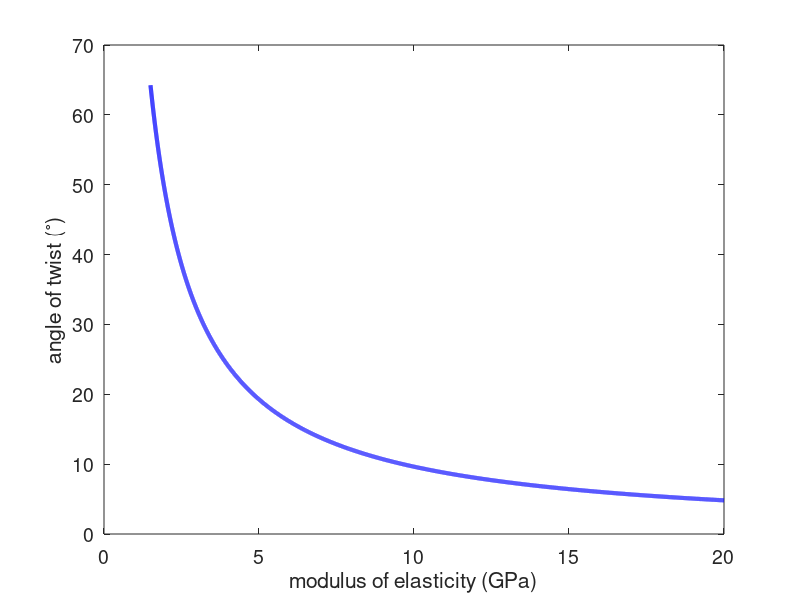

This figure's MATLAB source:
% Chris Kreienkamp - 901965168
% AME 50542: Manufacturing
% Project - 8 May 2020

clear
clc
clf


%% CALCULATIONS
tau = 10.5;
l = 0.14;
v = 0.43;
r = 0.005/2;
E = linspace(1.5,20,10000);
phi_rad = 2*tau*l*(1+v)./(E.*1000*r);
phi_deg = rad2deg(phi_rad);

%% PLOT
plot(E,phi_deg,'b-','LineWidth',3); hold on
xlabel('modulus of elasticity (GPa)'); ylabel('angle of twist (^{\circ})');
set(gca,'FontSize',14)
